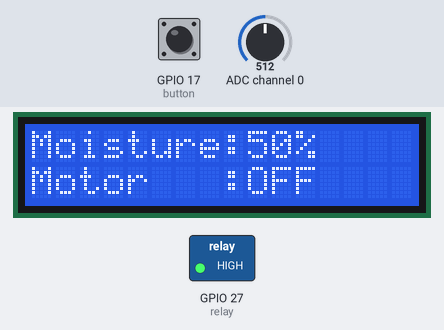
A program run on a simulated Raspberry Pi (BCM pin numbers). Shown: 16×2 character LCD, switched loads named in the program (green lamp = pin HIGH). The test bench sets the inputs (shaded band); at power-on: GPIO 17 (button) HIGH, ADC channel 0 = 512 (analog values on the 0–1023 scale). Library files of the repository ran but are not shown: I2C_LCD_driver.py.

Above: at 3.2 s.
3.3 s: GPIO 17 (button) pulled LOW for 1 s
At 3.8 s:
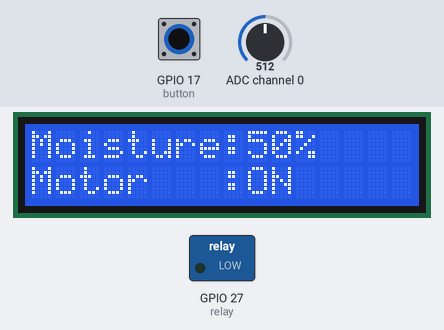
5.8 s: ADC channel 0 set to 716
At 6.7 s:
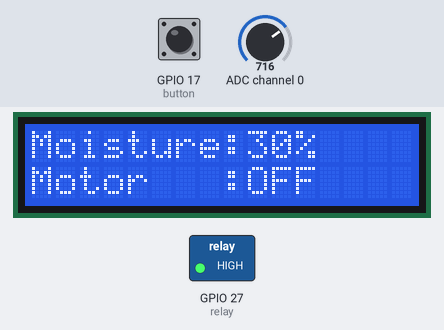
7.3 s: GPIO 17 (button) pulled LOW for 0.15 s
At 8.5 s:
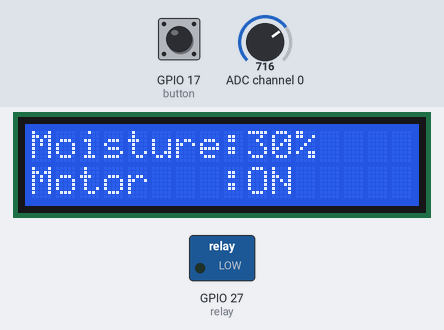
8.9 s: ADC channel 0 set to 900
At 9.2 s:
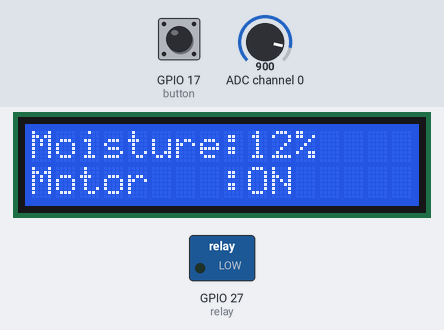
10.4 s: ADC channel 0 set to 306
At 11.0 s:
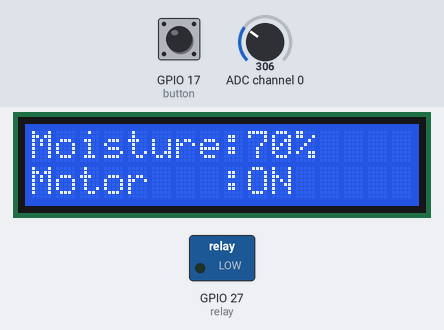
Timing chart, 0 to 12.9 s (numbered marks = the images above; inputs shaded):
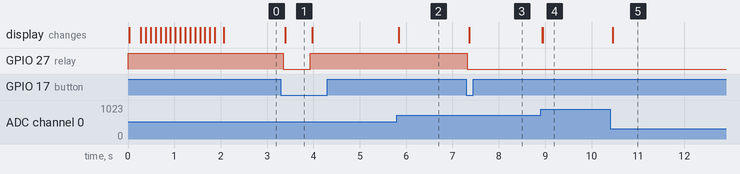

The program:

Irrigation_system.py
```python
# Include the library files
import I2C_LCD_driver
from time import sleep
from smbus import SMBus
import RPi.GPIO as GPIO

bus = SMBus(1)

button = 17
relay = 27
motorstatus = True

GPIO.setmode(GPIO.BCM)
GPIO.setwarnings(False)

# Set the button pin as Input pin
GPIO.setup(button,GPIO.IN,pull_up_down=GPIO.PUD_UP)

#Set the relay pin as output pin
GPIO.setup(relay,GPIO.OUT)

GPIO.output(relay,GPIO.HIGH) # Relay turns OFF

# Create a object for the LCD
lcd = I2C_LCD_driver.lcd()

# Starting text
lcd.lcd_display_string("System Loading",1,1)
for a in range (0,16):
    lcd.lcd_display_string(".",2,a)
    sleep(0.1)
lcd.lcd_clear()

lcd.lcd_display_string("Motor   :OFF" ,2,0)

#Get the analog input values
def moistureValue():
    bus.write_byte(0x4b,0x84)# A0
    value = bus.read_byte(0x4b)
    value = (value/255) * 100
    value = (value - 100) * -1

    value = int(value)
    lcd.lcd_display_string("Moisture:" + str(value) + "%  " ,1,0)


while True:
    moistureValue()
    if GPIO.input(button) == 0: # Get the button value
        if motorstatus:
            GPIO.output(relay,GPIO.LOW) # Relay turns ON
            lcd.lcd_display_string("Motor   :ON " ,2,0)
            sleep(0.5)
            motorstatus = False

        elif motorstatus == False:
            GPIO.output(relay,GPIO.HIGH) # Relay turns OFF
            lcd.lcd_display_string("Motor   :OFF" ,2,0)
            sleep(0.5)
            motorstatus = True
```

Measured:
- after the input at 3.3 s, GPIO 27 (relay): HIGH → LOW after 0.05 s, → HIGH 0.59 s later; the display: changes after 0.09 s (image 1)
- after the input at 5.8 s, the display: changes at once (image 2)
- after the input at 7.3 s, GPIO 27 (relay): HIGH → LOW at once; the display: changes after 0.06 s (image 3)
- after the input at 8.9 s, the display: first changes at once (image 4 shows a later state)
- after the input at 10.4 s, the display: first changes after 0.06 s (image 5 shows a later state)
- what the display in image 1 shows lasts 0.6 s, from 3.4 s to 4.0 s
